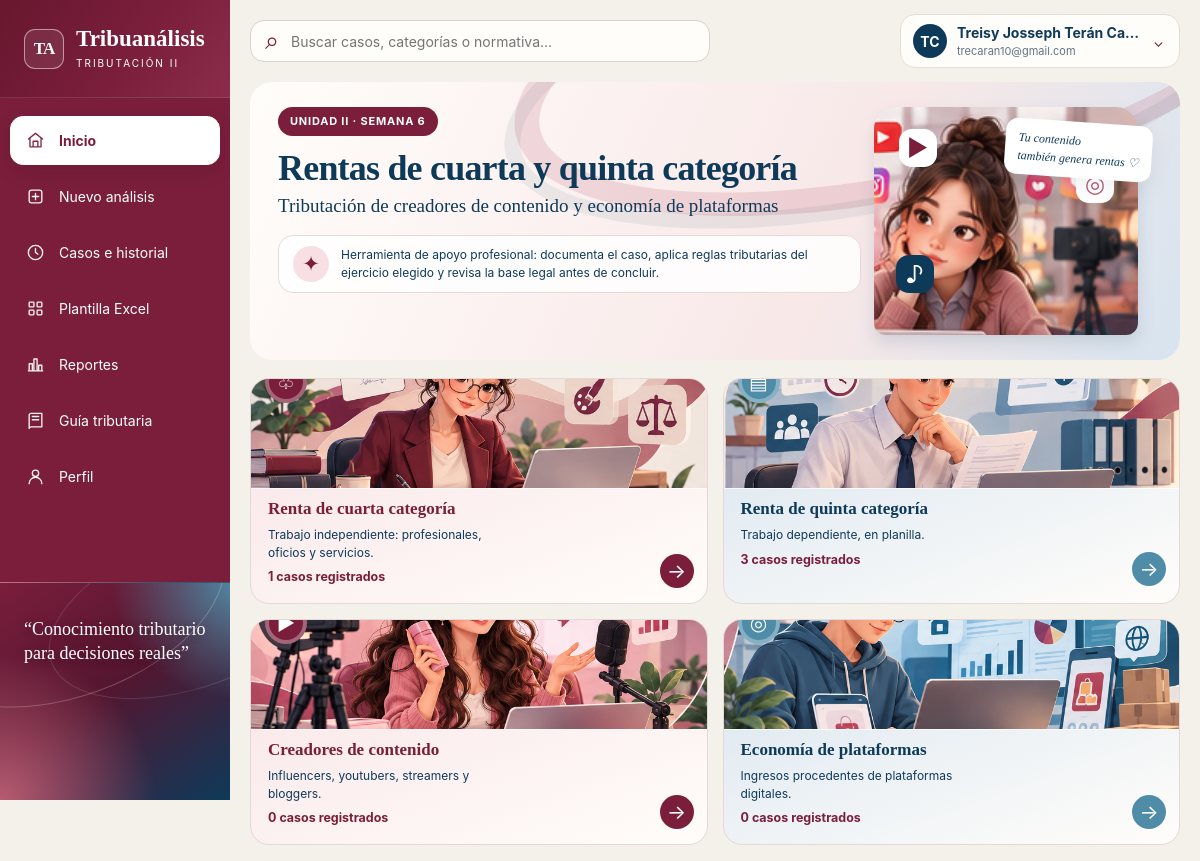
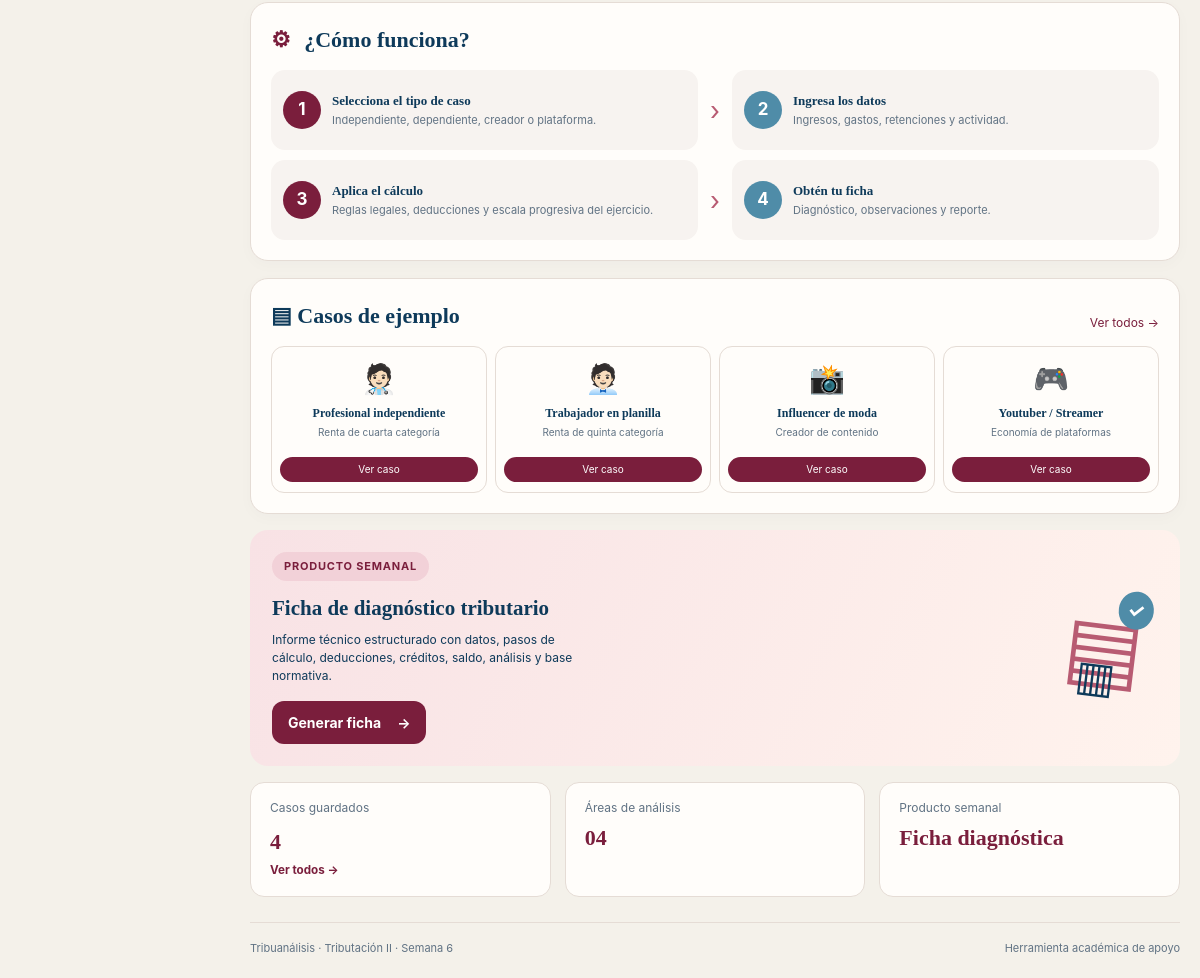
The page / (signed in) on the database its author committed (2 pictures, top to bottom).
### tables this page shows
CREATE TABLE users (
            id INTEGER PRIMARY KEY AUTOINCREMENT,
            full_name TEXT NOT NULL,
            email TEXT NOT NULL UNIQUE COLLATE NOCASE,
            password_hash TEXT NOT NULL,
            created_at TEXT NOT NULL
        );

### app.py (the view)
@app.route("/")
def index():
    with db() as conn:
        total = conn.execute("SELECT COUNT(*) FROM cases WHERE user_id=?", (session.get('user_id'),)).fetchone()[0]
        recent = conn.execute("SELECT * FROM cases WHERE user_id=? ORDER BY id DESC LIMIT 4", (session.get('user_id'),)).fetchall()
        counts = {row['category']: row['n'] for row in conn.execute("SELECT category, COUNT(*) AS n FROM cases WHERE user_id=? GROUP BY category", (session.get('user_id'),)).fetchall()}
    return render_template("page.html", page="inicio", total=total, recent=recent, categories=CATEGORIES, counts=counts)

### app.py (called while the page is built)
def db():
    conn = sqlite3.connect(DB_PATH, timeout=30)
    conn.execute("PRAGMA busy_timeout=30000")
    conn.row_factory = sqlite3.Row
    return conn

@app.before_request
def load_logged_in_user():
    endpoint = request.endpoint or ''
    if endpoint in {'login', 'register', 'static'} or endpoint.startswith('static'):
        g.user = None
        return
    user_id = session.get('user_id')
    if not user_id:
        return redirect(url_for('login', next=request.path))
    with db() as conn:
        g.user = conn.execute("SELECT id, full_name, email FROM users WHERE id=?", (user_id,)).fetchone()
    if g.user is None:
        session.clear()
        return redirect(url_for('login'))

@app.context_processor
def inject_current_user():
    return {'current_user': getattr(g, 'user', None)}

### templates/page.html (shortened to what this page needs)
{% extends "base.html" %}
{% block content %}
{% if page == 'inicio' %}
<section class="hero">
  <div class="hero-copy"><span class="eyebrow">UNIDAD II · SEMANA 6</span><h1>Rentas de cuarta y quinta categoría</h1><p class="hero-subtitle">Tributación de creadores de contenido y economía de plataformas</p>
  <div class="notice"><span class="notice-icon">✦</span><p>Herramienta de apoyo profesional: documenta el caso, aplica reglas tributarias del ejercicio elegido y revisa la base legal antes de concluir.</p></div></div>
  <div class="hero-art" aria-label="Ilustración de creadora de contenido"><div class="social s1">▶</div><div class="social s2">◎</div><div class="social s3">♪</div><img class="creator-reference" src="{{ url_for('static', filename='img/creadora_referencia.png') }}" alt="Ilustración de una creadora de contenido en su espacio de trabajo"><div class="laptop">▰</div><div class="speech">Tu contenido<br>también genera rentas ♡</div></div>
</section>
<section class="category-grid">
  <a class="category-card rose" href="{{ url_for('history') }}?category=cuarta"><div class="card-art"><img src="{{ url_for('static', filename='img/cuarta_ilustracion.png') }}" alt="Profesional independiente"></div><div class="card-content"><span class="round-icon">♧</span><h3>Renta de cuarta categoría</h3><p>Trabajo independiente: profesionales, oficios y servicios.</p><strong class="case-count">{{ counts.get('cuarta', 0) }} casos registrados</strong><span class="arrow">→</span></div></a>
  <a class="category-card ice" href="{{ url_for('history') }}?category=quinta"><div class="card-art"><img src="{{ url_for('static', filename='img/quinta_ilustracion.png') }}" alt="Trabajador dependiente"></div><div class="card-content"><span class="round-icon blue">▤</span><h3>Renta de quinta categoría</h3><p>Trabajo dependiente, en planilla.</p><strong class="case-count">{{ counts.get('quinta', 0) }} casos registrados</strong><span class="arrow blue-bg">→</span></div></a>
  <a class="category-card rose" href="{{ url_for('history') }}?category=creador"><div class="card-art"><img src="{{ url_for('static', filename='img/creadores_ilustracion.png') }}" alt="Creadora de contenido digital"></div><div class="card-content"><span class="round-icon">▶</span><h3>Creadores de contenido</h3><p>Influencers, youtubers, streamers y bloggers.</p><strong class="case-count">{{ counts.get('creador', 0) }} casos registrados</strong><span class="arrow">→</span></div></a>
  <a class="category-card ice" href="{{ url_for('history') }}?category=plataforma"><div class="card-art"><img src="{{ url_for('static', filename='img/plataformas_ilustracion.png') }}" alt="Economía de plataformas digitales"></div><div class="card-content"><span class="round-icon blue">◎</span><h3>Economía de plataformas</h3><p>Ingresos procedentes de plataformas digitales.</p><strong class="case-count">{{ counts.get('plataforma', 0) }} casos registrados</strong><span class="arrow blue-bg">→</span></div></a>
</section>
<section class="workflow panel"><h2><span class="section-icon">⚙</span> ¿Cómo funciona?</h2><div class="steps"><div><b>1</b><span><strong>Selecciona el tipo de caso</strong><small>Independiente, dependiente, creador o plataforma.</small></span></div><i>›</i><div><b class="teal">2</b><span><strong>Ingresa los datos</strong><small>Ingresos, gastos, retenciones y actividad.</small></span></div><i>›</i><div><b>3</b><span><strong>Aplica el cálculo</strong><small>Reglas legales, deducciones y escala progresiva del ejercicio.</small></span></div><i>›</i><div><b class="teal">4</b><span><strong>Obtén tu ficha</strong><small>Diagnóstico, observaciones y reporte.</small></span></div></div></section>
<section class="bottom-grid"><div class="panel examples"><div class="section-head"><h2>▤ Casos de ejemplo</h2><a href="{{ url_for('new_analysis') }}">Ver todos →</a></div><div class="example-grid">{% for title,sub,cat,emoji in [('Profesional independiente','Renta de cuarta categoría','cuarta','🧑🏻‍⚕️'),('Trabajador en planilla','Renta de quinta categoría','quinta','🧑🏻‍💼'),('Influencer de moda','Creador de contenido','creador','📸'),('Youtuber / Streamer','Economía de plataformas','plataforma','🎮')] %}<a class="example" href="{{ url_for('analysis_form', category=cat) }}"><span>{{ emoji }}</span><b>{{ title }}</b><small>{{ sub }}</small><em>Ver caso</em></a>{% endfor %}</div></div>
<div class="product-card"><div><span class="eyebrow">PRODUCTO SEMANAL</span><h2>Ficha de diagnóstico tributario</h2><p>Informe técnico estructurado con datos, pasos de cálculo, deducciones, créditos, saldo, análisis y base normativa.</p><a class="btn primary" href="{{ url_for('new_analysis') }}">Generar ficha <span>→</span></a></div><div class="report-art">▤<span>▥</span><b>✓</b></div></div></section>
<div class="stat-row"><a class="stat stat-link" href="{{ url_for('history') }}"><span>Casos guardados</span><strong>{{ total }}</strong><small>Ver todos →</small></a><div class="stat"><span>Áreas de análisis</span><strong>04</strong></div><div class="stat"><span>Producto semanal</span><strong>Ficha diagnóstica</strong></div></div>
{% else %}
<section class="page-heading"><h1>Página no encontrada</h1><p>Vuelve al inicio para continuar.</p><a class="btn primary" href="{{ url_for('index') }}">Ir al inicio</a></section>
{% endif %}
{% endblock %}

### templates/base.html (shortened to what this page needs)
<!doctype html>
<html lang="es">
<head>
  <link rel="stylesheet" href="{{ url_for('static', filename='css/style.css') }}">
</head>
<body>
<div class="app-shell">
  <aside class="sidebar" id="sidebar">
    <a class="brand" href="{{ url_for('index') }}"><span class="brand-mark">TA</span><span><b>Tribuanálisis</b><small>TRIBUTACIÓN II</small></span></a>
    <nav>
      {% set nav = [
        ('inicio','Inicio','/','home'),('nuevo','Nuevo análisis','/nuevo-analisis','plus'),
        ('historial','Casos e historial','/historial','clock'),
        ('excel','Plantilla Excel','/plantilla-excel','grid'),('reportes','Reportes','/reportes','chart'),
        ('guia','Guía tributaria','/guia','book'),('perfil','Perfil','/perfil','user')
      ] %}
      {% for key,label,href,ico in nav %}
      <a class="nav-link {% if page == key or (page == 'resultado' and key == 'historial') or (page == 'formulario' and key == 'nuevo') %}active{% endif %}" href="{{ href }}"><span class="nav-icon" aria-hidden="true">{% if ico == 'home' %}<svg viewBox="0 0 24 24"><path d="m3 10 9-7 9 7M5 9v11h14V9M9 20v-7h6v7"/></svg>{% elif ico == 'plus' %}<svg viewBox="0 0 24 24"><rect x="4" y="4" width="16" height="16" rx="3"/><path d="M12 8v8M8 12h8"/></svg>{% elif ico == 'clock' %}<svg viewBox="0 0 24 24"><circle cx="12" cy="12" r="9"/><path d="M12 7v5l3 2"/></svg>{% elif ico == 'grid' %}<svg viewBox="0 0 24 24"><rect x="4" y="4" width="6" height="6" rx="1"/><rect x="14" y="4" width="6" height="6" rx="1"/><rect x="4" y="14" width="6" height="6" rx="1"/><rect x="14" y="14" width="6" height="6" rx="1"/></svg>{% elif ico == 'chart' %}<svg viewBox="0 0 24 24"><path d="M4 20V11h4v9M10 20V5h4v15M16 20v-7h4v7M3 20h18"/></svg>{% elif ico == 'book' %}<svg viewBox="0 0 24 24"><path d="M4 5.5A2.5 2.5 0 0 1 6.5 3H20v17H6.5A2.5 2.5 0 0 0 4 22zM4 5.5V22M8 7h8M8 11h8"/></svg>{% else %}<svg viewBox="0 0 24 24"><circle cx="12" cy="8" r="4"/><path d="M4 21a8 8 0 0 1 16 0"/></svg>{% endif %}</span>{{ label }}</a>
      {% endfor %}
    </nav>
    <div class="sidebar-bottom"><div class="quote">“Conocimiento tributario para decisiones reales”</div><div class="mini-wave"></div></div>
  </aside>
  <main class="main">
    <header class="topbar">
      <form class="search" action="{{ url_for('history') }}"><span>⌕</span><input name="q" placeholder="Buscar casos, categorías o normativa…" aria-label="Buscar"></form>
      <details class="account-menu">
        <summary class="user-pill"><span class="avatar">{{ (current_user['full_name'] or 'U')[:1]|upper }}{{ (current_user['full_name'].split(' ')[-1] or '')[:1]|upper }}</span><span><b>{{ current_user['full_name'] }}</b><small>{{ current_user['email'] }}</small></span><span class="account-chevron">⌄</span></summary>
      </details>
    </header>
    {% block content %}{% endblock %}
    <footer>Tribuanálisis · Tributación II · Semana 6 <span>Herramienta académica de apoyo</span></footer>
  </main>
</div>
</body>
</html>

### rows shown on the page
users: full_name "T", full_name "C", full_name "Treisy Josseph Terán Ca…", email "trecaran10@gmail.com"

### other values the page prints
{{ label }} "Inicio" "Nuevo análisis" "Casos e historial" "Plantilla Excel" "Reportes" "Guía tributaria" "Perfil"
{{ counts.get('cuarta', 0) }} "1"
{{ counts.get('quinta', 0) }} "3"
{{ counts.get('creador', 0) }} "0"
{{ counts.get('plataforma', 0) }} "0"
{{ emoji }} "🧑🏻‍⚕️" "🧑🏻‍💼" "📸" "🎮"
{{ title }} "Profesional independiente" "Trabajador en planilla" "Influencer de moda" "Youtuber / Streamer"
{{ sub }} "Renta de cuarta categoría" "Renta de quinta categoría" "Creador de contenido" "Economía de plataformas"
{{ total }} "4"
